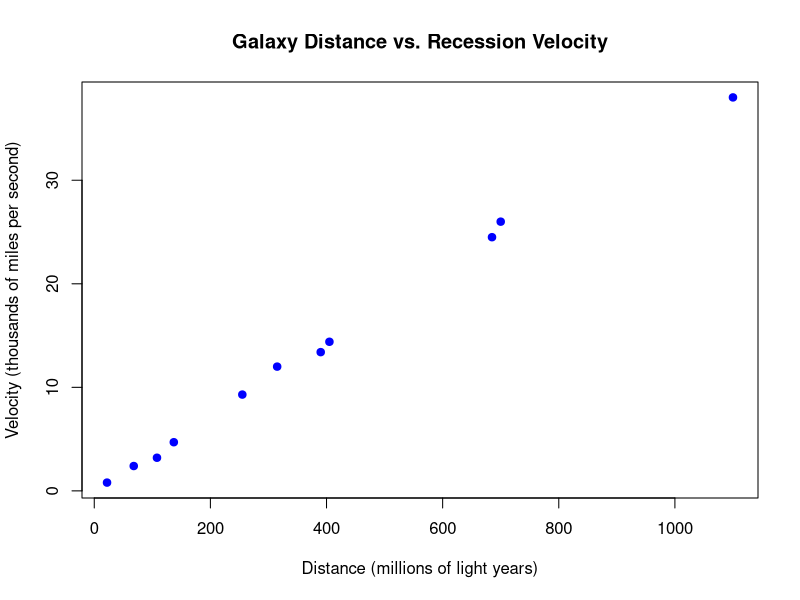

Generate this figure with R:
## ---- chunk 1
knitr::opts_chunk$set(echo = TRUE)
knitr::opts_chunk$set(tidy.opts=list(width.cutoff=80),tidy=TRUE)
## ---- chunk 2
dist <- c(22, 68, 108, 137, 255, 315, 390, 405, 685, 700, 1100)

velo <- c(0.8, 2.4, 3.2, 4.7, 9.3, 12.0, 13.4, 14.4, 24.5, 26.0, 38.0)
## ---- chunk 3
plot(dist, velo, main = "Galaxy Distance vs. Recession Velocity",
     xlab = "Distance (millions of light years)",
     ylab = "Velocity (thousands of miles per second)",
     col = "blue", pch = 19)
## ---- chunk 4
lin_reg <- lm(velo ~ dist - 1)

summary(lin_reg)
## ---- chunk 5
reg_resid <- resid(lin_reg)

sum(reg_resid)
## ---- chunk 6
lin_reg2 <- lm(dist ~ velo - 1)

summary(lin_reg2)
## ---- chunk 7
slope1 <- lin_reg$coefficients[1]
slope2 <- lin_reg2$coefficients[1]

slope1 * slope2
